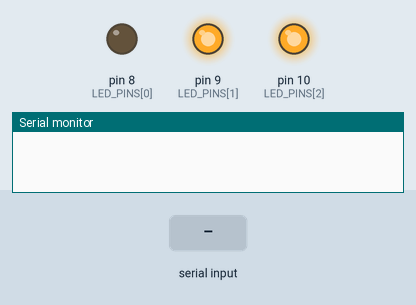
A sketch run on a simulated Arduino Uno, built with avr-gcc and run on an emulated ATmega328P. Shown: output pins drawn as LEDs (lit = HIGH), the last lines printed to the serial monitor. Inputs (shaded band) come from the test bench.

Above: at 0.1 s.
At 1.6 s:
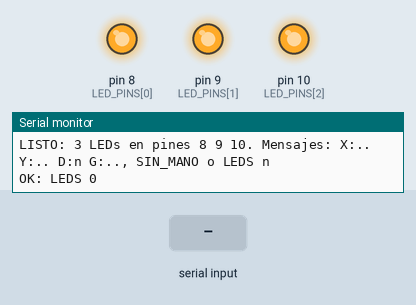
1.7 s: "90,45\n" received over Serial
3.2 s: "0\n" received over Serial
4.7 s: "LEDS 90\n" received over Serial
Timing chart, 0 to 7.7 s (numbered marks = the images above; inputs shaded):
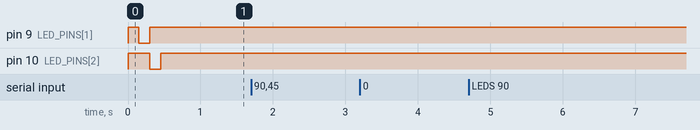

The sketch:

hand_leds.ino
```cpp
/*
  Control de 3 LEDs con la cantidad de dedos que detecta hand-tracking.html (Web Serial).

  Conexión (montaje de la clase):
    - Pata negativa (cátodo, la más corta) de cada LED a los pines 8, 9 y 10.
    - Pata positiva (ánodo, la más larga) a 5V, cada una con su resistencia de 220 a 330 ohm.
    Con este montaje el LED se enciende cuando el pin está en LOW: el pin "absorbe" la corriente.
    Si se conectan al revés (ánodo al pin y cátodo a GND), cambia LED_ACTIVE_LOW a false.

  Protocolo: 9600 baudios, un mensaje por línea terminado en salto de línea (\n).
    Recibe:
      X:52 Y:31 D:2 G:V   -> enciende D LEDs (con 4 o 5 dedos quedan encendidos los 3)
      SIN_MANO            -> apaga todos
      LEDS 2              -> prueba manual desde el Monitor Serie del IDE
    Responde:
      LISTO: ...          al arrancar (la página espera este mensaje para empezar a enviar)
      OK: LEDS n          solo cuando cambia la cantidad de LEDs encendidos
      ERROR: ...          si el mensaje no se entiende
*/

const long BAUD_RATE = 9600;  // Debe coincidir con BAUD_RATE de hand-tracking.html

const byte LED_PINS[] = {8, 9, 10};
const byte LED_COUNT = sizeof(LED_PINS) / sizeof(LED_PINS[0]);
const bool LED_ACTIVE_LOW = true;  // true: cátodo al pin (este montaje). false: ánodo al pin
const byte LED_ON_LEVEL = LED_ACTIVE_LOW ? LOW : HIGH;
const byte LED_OFF_LEVEL = LED_ACTIVE_LOW ? HIGH : LOW;

const int MAX_FINGERS = 5;
const unsigned int STARTUP_TEST_MS = 150;  // Tiempo encendido de cada LED en la prueba de cableado

// El mensaje más largo esperado ("X:100 Y:100 D:5 G:ABIERTA") tiene 25 caracteres
const byte MAX_LINE_LENGTH = 48;
const byte MAX_GESTURE_LENGTH = 11;

char lineBuffer[MAX_LINE_LENGTH + 1];  // +1 para el '\0' que cierra el texto
byte lineLength = 0;
bool isDiscardingLine = false;  // true si la línea actual ya superó MAX_LINE_LENGTH

int litLeds = -1;  // -1 = todavía no hay estado, así el primer mensaje siempre se confirma

// Enciende los primeros "count" LEDs y apaga el resto. Avisa solo si la cantidad cambió
void setLeds(int count) {
  count = constrain(count, 0, LED_COUNT);

  for (byte i = 0; i < LED_COUNT; i++) {
    digitalWrite(LED_PINS[i], i < count ? LED_ON_LEVEL : LED_OFF_LEVEL);
  }

  if (count != litLeds) {
    litLeds = count;
    Serial.print(F("OK: LEDS "));
    Serial.println(count);
  }
}

void reportUnknown(const char* line) {
  Serial.print(F("ERROR: no entiendo \""));
  Serial.print(line);
  Serial.println('"');
}

// Interpreta una línea completa
void handleLine(const char* line) {
  int x;
  int y;
  int fingers;
  int count;
  char gesture[MAX_GESTURE_LENGTH + 1];

  if (strcmp(line, "SIN_MANO") == 0) {
    setLeds(0);
    return;
  }

  // X, Y y el gesto se leen para validar el formato; quedan disponibles para más adelante (p. ej. un servo).
  // %11s limita el gesto a MAX_GESTURE_LENGTH caracteres: si cambias uno, cambia el otro
  if (sscanf(line, "X:%d Y:%d D:%d G:%11s", &x, &y, &fingers, gesture) == 4) {
    if (fingers < 0 || fingers > MAX_FINGERS) {
      Serial.print(F("ERROR: cantidad de dedos fuera de rango: "));
      Serial.println(fingers);
      return;
    }
    setLeds(fingers);
    return;
  }

  if (sscanf(line, "LEDS %d", &count) == 1) {
    if (count < 0 || count > LED_COUNT) {
      Serial.print(F("ERROR: LEDS va de 0 a "));
      Serial.println(LED_COUNT);
      return;
    }
    setLeds(count);
    return;
  }

  reportUnknown(line);
}

void setup() {
  for (byte i = 0; i < LED_COUNT; i++) {
    // Primero se fija el nivel de "apagado" y recién después el pin pasa a salida.
    // Al revés, el pin arrancaría en LOW y con este montaje los LEDs parpadearían al encender la placa.
    digitalWrite(LED_PINS[i], LED_OFF_LEVEL);
    pinMode(LED_PINS[i], OUTPUT);
  }

  Serial.begin(BAUD_RATE);

  // Prueba de cableado: cada LED se enciende un instante, en orden. Si alguno no prende, revisar su conexión
  for (byte i = 0; i < LED_COUNT; i++) {
    digitalWrite(LED_PINS[i], LED_ON_LEVEL);
    delay(STARTUP_TEST_MS);
    digitalWrite(LED_PINS[i], LED_OFF_LEVEL);
  }

  // "LISTO" va primero: la página toma la primera línea recibida como señal de que el sketch arrancó
  Serial.print(F("LISTO: "));
  Serial.print(LED_COUNT);
  Serial.print(F(" LEDs en pines"));
  for (byte i = 0; i < LED_COUNT; i++) {
    Serial.print(' ');
    Serial.print(LED_PINS[i]);
  }
  Serial.println(F(". Mensajes: X:.. Y:.. D:n G:.., SIN_MANO o LEDS n"));

  setLeds(0);  // Informa el estado inicial: "OK: LEDS 0"
}

void loop() {
  while (Serial.available() > 0) {
    char c = (char)Serial.read();

    // El Monitor Serie puede terminar las líneas con \r\n: el \r se ignora
    if (c == '\r') {
      continue;
    }

    if (c == '\n') {
      if (isDiscardingLine) {
        Serial.println(F("ERROR: linea demasiado larga, se descarta"));
        isDiscardingLine = false;
      } else if (lineLength > 0) {
        lineBuffer[lineLength] = '\0';
        handleLine(lineBuffer);
      }
      lineLength = 0;
      continue;
    }

    if (isDiscardingLine) {
      continue;
    }

    // Caso borde: datos sin salto de línea que llenarían la memoria; se descarta la línea entera
    if (lineLength >= MAX_LINE_LENGTH) {
      isDiscardingLine = true;
      lineLength = 0;
      continue;
    }

    lineBuffer[lineLength++] = c;
  }
}
```
